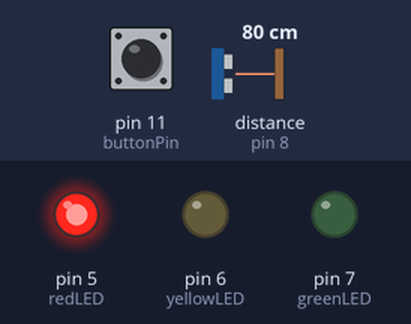
A sketch run on a simulated Arduino Uno, built with avr-gcc and run on an emulated ATmega328P. On the bench: output pins drawn as LEDs (lit = HIGH). Wiring (inferred from the names in the program): ultrasonic range finder: trigger pin 9; echo pin 8. Dashed ring = blinking. The test bench sets the inputs (shaded band); at power-on: pin 11 (buttonPin) LOW, distance to the obstacle (sensor on pin 8) 80 cm. The echo pulse lasts 58.3 µs per cm; EEPROM starts erased; pins used as bus, display or sensor lines are not drawn.

Above: at 1.2 s.
1.3 s: pin 11 (buttonPin) pulled HIGH for 0.3 s
At 1.66 s:
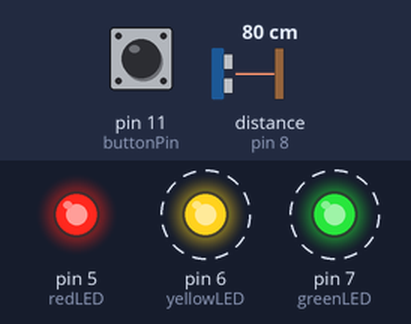
4.3 s: distance to the obstacle (sensor on pin 8) set to 84 cm
At 5.0 s:
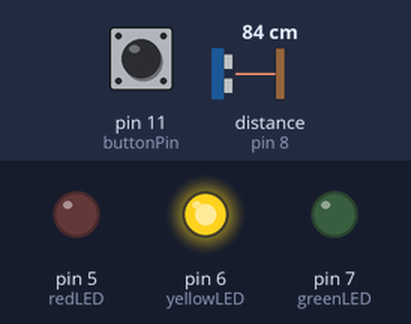
5.8 s: distance to the obstacle (sensor on pin 8) set to 108 cm
7.3 s: distance to the obstacle (sensor on pin 8) set to 117 cm
At 7.7 s:
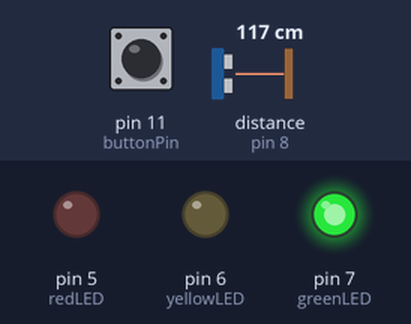
8.8 s: distance to the obstacle (sensor on pin 8) set to 2 cm
At 10.1 s:
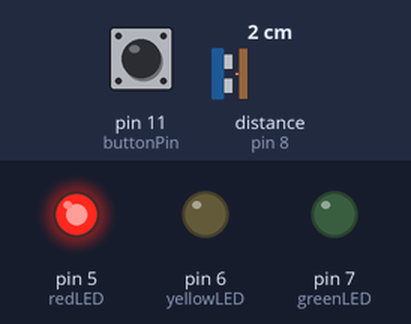
10.4 s: distance to the obstacle (sensor on pin 8) set to 120 cm
At 11.8 s:
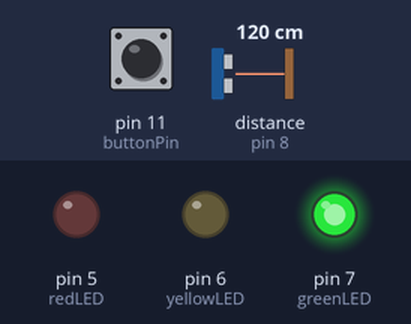
Timing chart, 0 to 12.9 s (numbered marks = the images above; inputs shaded):
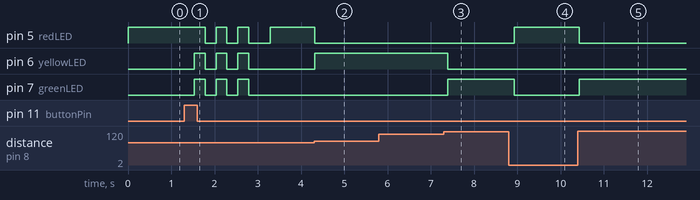

The sketch:

Parking-Potato.ino
```cpp
#include <EEPROM.h>

#define debug false            // Set to "true" to enable serial debugging

const int redLED = 5;          // Red LED, pin 5
const int yellowLED = 6;       // Yellow LED, pin 6
const int greenLED = 7;        // Green LED, pin 7
const int echoPin = 8;         // Echo, pin 8
const int triggerPin = 9;      // Trigger, pin 9
const int buttonPin = 11;      // Button, pin 11

int stop = 24;                 // Default stop distance of 24 inches
int warning = 12;              // Define the warning distance
int buttonState = 0;           // Tracks the state of the button

long duration;                 // Define duration and inches variables
int inches;                    // Define variable for inches

void setup() {

  if(debug) Serial.begin (9600); // Serial monitor for development

  // Define inputs and outputs
  pinMode(triggerPin, OUTPUT);
  pinMode(echoPin, INPUT);
  pinMode(redLED, OUTPUT);
  pinMode(yellowLED, OUTPUT);
  pinMode(greenLED, OUTPUT);
  pinMode(buttonPin, INPUT);

  if (EEPROM.read(0) != 24) { // Compare stored distance with default
   stop = EEPROM.read(0);     // Copy stored distance to stop
  }

}

void getDistance() {
  digitalWrite(triggerPin, LOW); // Send a short LOW pulse to ensure a clean HIGH pulse
  delayMicroseconds(5);
  digitalWrite(triggerPin, HIGH); // Trigger the rangefinder
  delayMicroseconds(10);
  digitalWrite(triggerPin, LOW);

  duration = pulseIn(echoPin, HIGH); // Measure the reply pulse from the rangefinder

  inches = (duration/2) / 74;   // Convert the time into a distance
}

void confirmSetting(){
   digitalWrite(greenLED, HIGH); // LEDs ON
   digitalWrite(yellowLED, HIGH);
   digitalWrite(redLED, HIGH);
   delay(250);
   digitalWrite(greenLED, LOW); // LEDs OFF
   digitalWrite(yellowLED, LOW);
   digitalWrite(redLED, LOW);
   delay(250);
}

void loop() {
  // Watch the button for a press, and set the distance

  buttonState = digitalRead(buttonPin); // Check the state of the botton and store it

  if (buttonState == HIGH) { // If the button is pressed, set the new stop distance
    getDistance();
    stop = inches; // Copy current distance to stop distance
    EEPROM.write(0,stop); // Save new setting to EEPROM

    confirmSetting(); // Blink the LEDs 3 times to confirm save
    confirmSetting();
    confirmSetting();

    // Serial monitor for development
    if(debug)
    {
      Serial.print("Button pressed! Now set to "); // Print to serial, so I can see what is happening
      Serial.print(inches);
      Serial.print(" inches.");
      Serial.println();

      Serial.print("Read from EEPROM is "); // Print to serial, so I can see what is happening
      Serial.print(EEPROM.read(0));
      Serial.println();
    }


  }

  else { // If the button isn't pressed, check the distance

    getDistance();

    // Serial monitor for development
    if(debug)
    {
    Serial.print(inches);
    Serial.print(" inches");
    Serial.println();
    }


    // Logic to decide which LED to light.

    if (inches <= stop) {
        digitalWrite(greenLED, LOW);
        digitalWrite(yellowLED, LOW);
        digitalWrite(redLED, HIGH);   // Red LED ON
    }

    if ((inches > stop) && (inches <= stop + warning)) {
        digitalWrite(greenLED, LOW);
        digitalWrite(yellowLED, HIGH); // Yellow LED ON
        digitalWrite(redLED, LOW);
    }

    if (inches > stop + warning) {
        digitalWrite(greenLED, HIGH); // Green LED ON
        digitalWrite(yellowLED, LOW);
        digitalWrite(redLED, LOW);
    }

  }

  delay(250); // Short delay to keep the LED from bouncing around

}
```

Measured:
- the behaviour switches between 81 and 82 cm on distance to the obstacle (sensor on pin 8) (found by bisection; images 1 and 2)
- the behaviour switches between 111 and 112 cm on distance to the obstacle (sensor on pin 8) (found by bisection; images 2 and 3)
- after the input at 1.3 s, pin 5 (redLED): goes LOW 0.25 s, HIGH 0.25 s, LOW 0.25 s, HIGH 0.25 s, LOW 0.51 s, then HIGH, starting after 0.49 s; pin 6 (yellowLED), pin 7 (greenLED): alternates HIGH for 0.25 s and LOW for 0.25 s, 6 changes in all, then stays LOW, starting after 0.24 s
- after the input at 4.3 s, pin 5 (redLED): HIGH → LOW at once; pin 6 (yellowLED): LOW → HIGH at once
- after the input at 5.8 s, every drawn part: stays the same
- after the input at 7.3 s, pin 6 (yellowLED): HIGH → LOW after 0.09 s; pin 7 (greenLED): LOW → HIGH after 0.09 s
- after the input at 8.8 s, pin 5 (redLED): LOW → HIGH after 0.13 s; pin 7 (greenLED): HIGH → LOW after 0.13 s
- after the input at 10.4 s, pin 5 (redLED): HIGH → LOW at once; pin 7 (greenLED): LOW → HIGH at once
